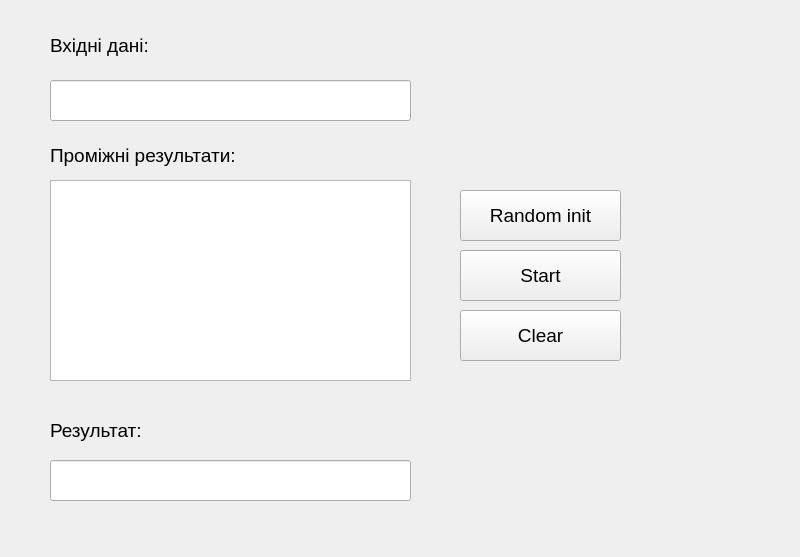
<?xml version="1.0" encoding="UTF-8"?>
<ui version="4.0">
 <class>MainWindow</class>
 <widget class="QMainWindow" name="MainWindow">
  <property name="geometry">
   <rect>
    <x>0</x>
    <y>0</y>
    <width>800</width>
    <height>557</height>
   </rect>
  </property>
  <property name="windowTitle">
   <string>MainWindow</string>
  </property>
  <widget class="QWidget" name="centralwidget">
   <widget class="QLabel" name="label_3">
    <property name="geometry">
     <rect>
      <x>50</x>
      <y>410</y>
      <width>261</width>
      <height>41</height>
     </rect>
    </property>
    <property name="font">
     <font>
      <pointsize>14</pointsize>
     </font>
    </property>
    <property name="text">
     <string>Результат:</string>
    </property>
   </widget>
   <widget class="QPushButton" name="pushButton_clear">
    <property name="geometry">
     <rect>
      <x>460</x>
      <y>310</y>
      <width>161</width>
      <height>51</height>
     </rect>
    </property>
    <property name="font">
     <font>
      <pointsize>14</pointsize>
     </font>
    </property>
    <property name="text">
     <string>Clear</string>
    </property>
   </widget>
   <widget class="QLabel" name="label_2">
    <property name="geometry">
     <rect>
      <x>50</x>
      <y>140</y>
      <width>341</width>
      <height>31</height>
     </rect>
    </property>
    <property name="font">
     <font>
      <pointsize>14</pointsize>
     </font>
    </property>
    <property name="text">
     <string>Проміжні результати:</string>
    </property>
   </widget>
   <widget class="QPushButton" name="pushButton_start">
    <property name="geometry">
     <rect>
      <x>460</x>
      <y>250</y>
      <width>161</width>
      <height>51</height>
     </rect>
    </property>
    <property name="font">
     <font>
      <pointsize>14</pointsize>
     </font>
    </property>
    <property name="text">
     <string>Start</string>
    </property>
   </widget>
   <widget class="QTextEdit" name="textEdit_steps">
    <property name="geometry">
     <rect>
      <x>50</x>
      <y>180</y>
      <width>361</width>
      <height>201</height>
     </rect>
    </property>
    <property name="font">
     <font>
      <pointsize>10</pointsize>
     </font>
    </property>
    <property name="html">
     <string>&lt;!DOCTYPE HTML PUBLIC &quot;-//W3C//DTD HTML 4.0//EN&quot; &quot;http://www.w3.org/TR/REC-html40/strict.dtd&quot;&gt;
&lt;html&gt;&lt;head&gt;&lt;meta name=&quot;qrichtext&quot; content=&quot;1&quot; /&gt;&lt;style type=&quot;text/css&quot;&gt;
p, li { white-space: pre-wrap; }
&lt;/style&gt;&lt;/head&gt;&lt;body style=&quot; font-family:'MS Shell Dlg 2'; font-size:10pt; font-weight:400; font-style:normal;&quot;&gt;
&lt;p style=&quot;-qt-paragraph-type:empty; margin-top:0px; margin-bottom:0px; margin-left:0px; margin-right:0px; -qt-block-indent:0; text-indent:0px; font-size:7.8pt;&quot;&gt;&lt;br /&gt;&lt;/p&gt;&lt;/body&gt;&lt;/html&gt;</string>
    </property>
    <property name="cursorWidth">
     <number>0</number>
    </property>
    <property name="textInteractionFlags">
     <set>Qt::TextSelectableByKeyboard|Qt::TextSelectableByMouse</set>
    </property>
   </widget>
   <widget class="QLineEdit" name="lineEdit_enter">
    <property name="geometry">
     <rect>
      <x>50</x>
      <y>80</y>
      <width>361</width>
      <height>41</height>
     </rect>
    </property>
    <property name="font">
     <font>
      <pointsize>10</pointsize>
     </font>
    </property>
    <property name="text">
     <string/>
    </property>
    <property name="maxLength">
     <number>100</number>
    </property>
    <property name="cursorPosition">
     <number>0</number>
    </property>
    <property name="readOnly">
     <bool>false</bool>
    </property>
   </widget>
   <widget class="QLineEdit" name="lineEdit_result">
    <property name="geometry">
     <rect>
      <x>50</x>
      <y>460</y>
      <width>361</width>
      <height>41</height>
     </rect>
    </property>
    <property name="font">
     <font>
      <pointsize>10</pointsize>
     </font>
    </property>
    <property name="maxLength">
     <number>100</number>
    </property>
    <property name="readOnly">
     <bool>true</bool>
    </property>
   </widget>
   <widget class="QLabel" name="label">
    <property name="geometry">
     <rect>
      <x>50</x>
      <y>30</y>
      <width>261</width>
      <height>31</height>
     </rect>
    </property>
    <property name="font">
     <font>
      <pointsize>14</pointsize>
     </font>
    </property>
    <property name="text">
     <string>Вхідні дані:</string>
    </property>
   </widget>
   <widget class="QPushButton" name="pushButton_init">
    <property name="geometry">
     <rect>
      <x>460</x>
      <y>190</y>
      <width>161</width>
      <height>51</height>
     </rect>
    </property>
    <property name="font">
     <font>
      <pointsize>14</pointsize>
     </font>
    </property>
    <property name="text">
     <string>Random init</string>
    </property>
   </widget>
  </widget>
 </widget>
 <resources/>
 <connections/>
</ui>
